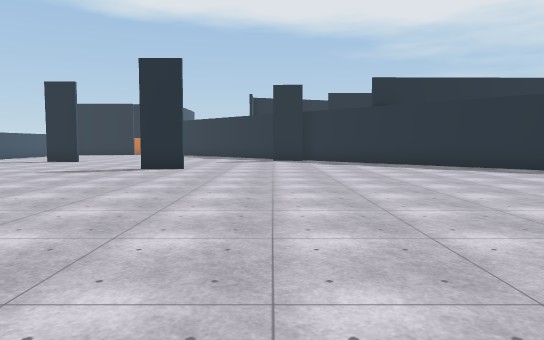
View 1 (above)

23 first-person views from a walk through a 3-D level made in the Unity game engine. The camera is 1.5 m above the floor, tilts 4° down and sees 70° across. The floor is counted in squares, 2 m on a side. Each view is taken from the middle of a square. On the plan, view 1 faces up. The plan holds only what a view shows up to about 12 squares ahead; the rest is blank. Some animated figures are not drawn. Some surface patterns are stand-ins.

View 2
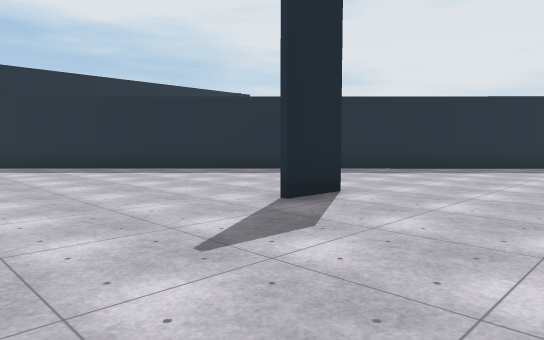

View 3
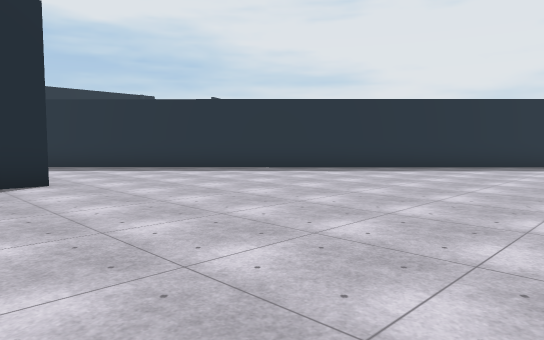

View 4
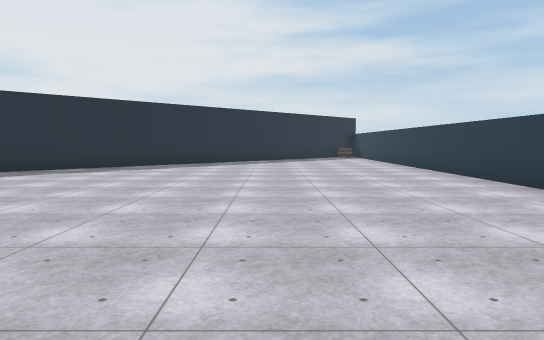

View 5
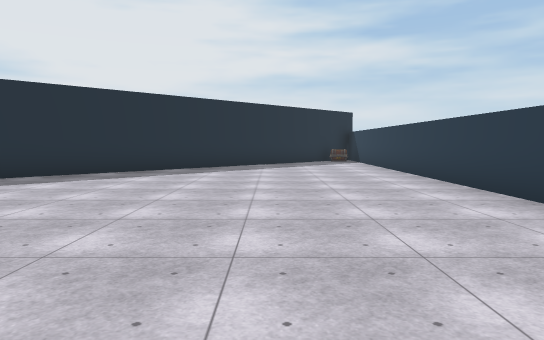

View 6
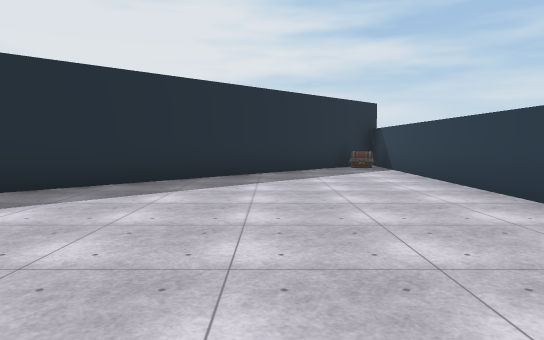

View 7
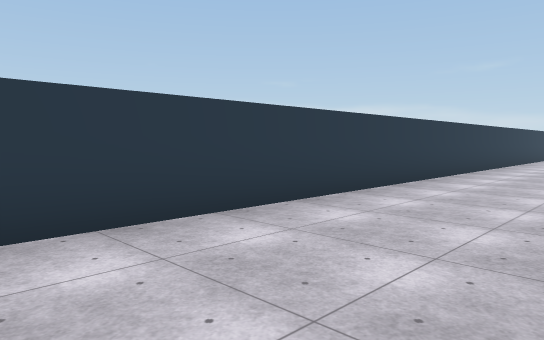

View 8
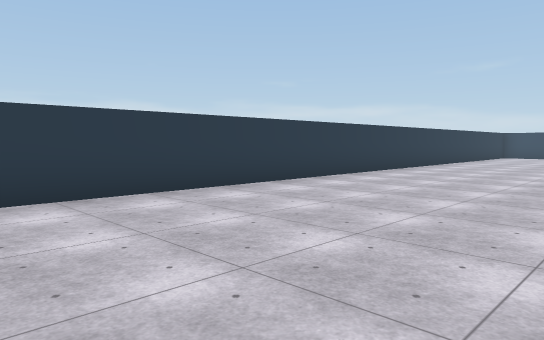

View 9
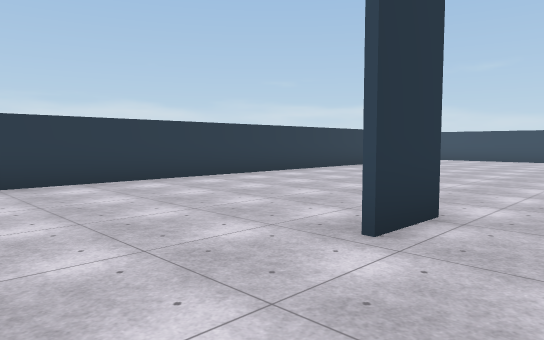

View 10
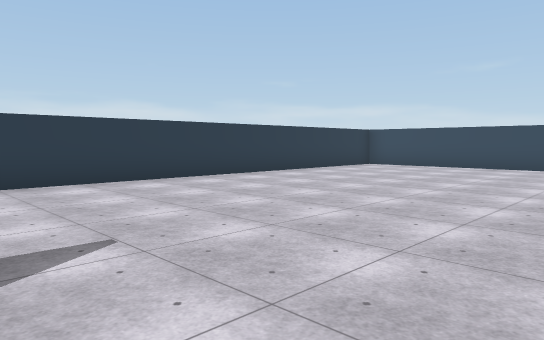

View 11
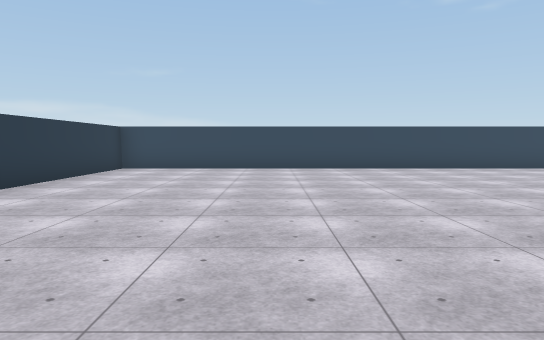

View 12
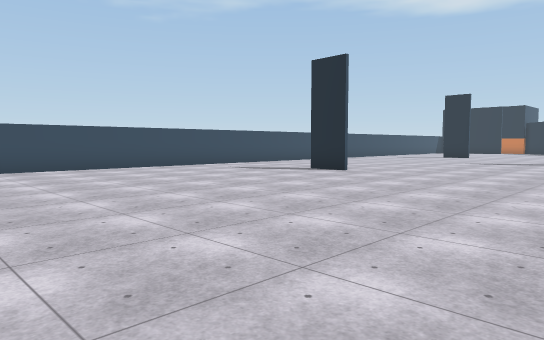

View 13
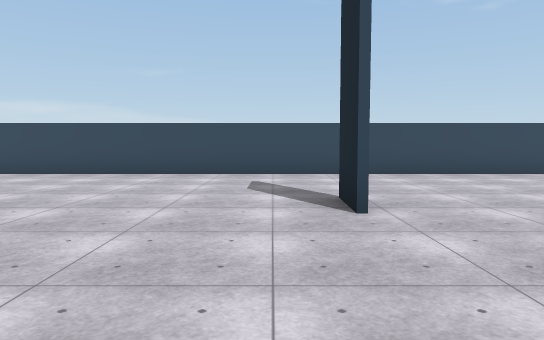

View 14
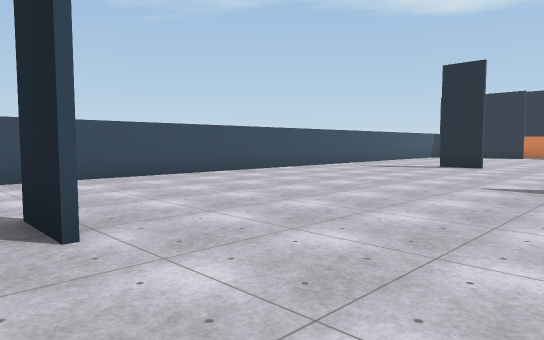

View 15
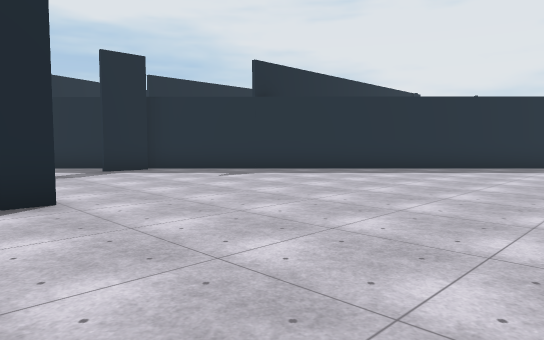

View 16
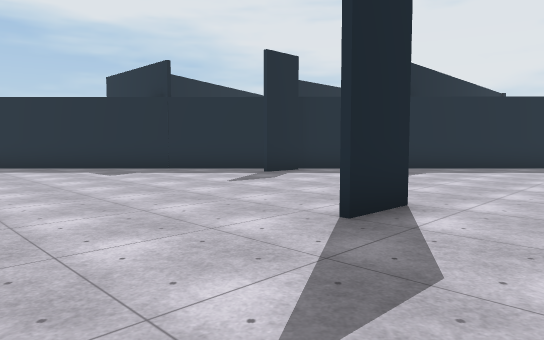

View 17
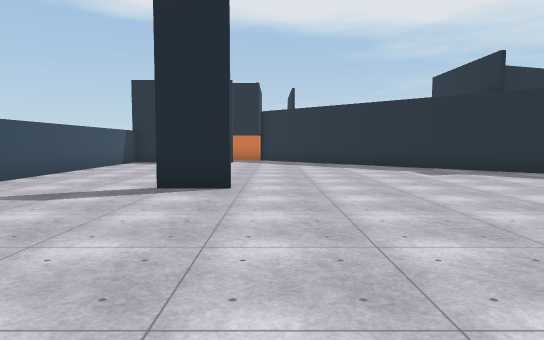

View 18
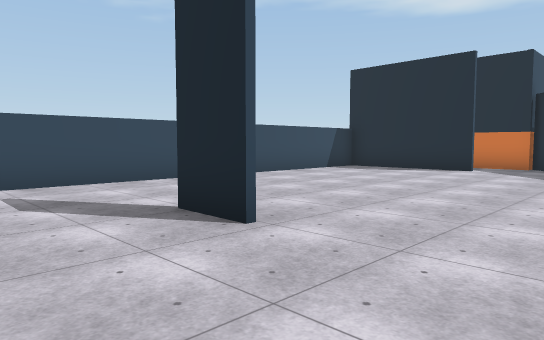

View 19
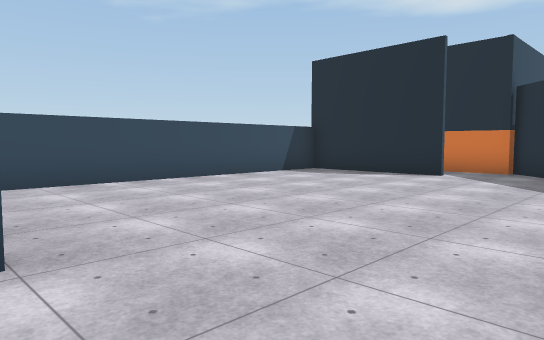

View 20
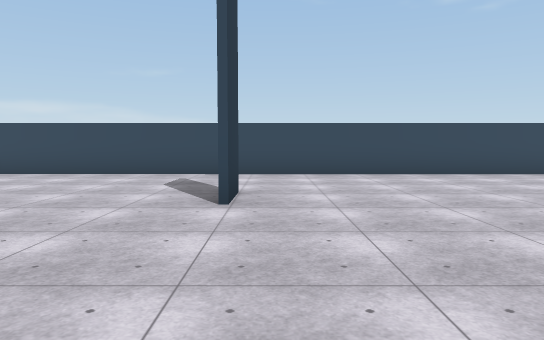

View 21
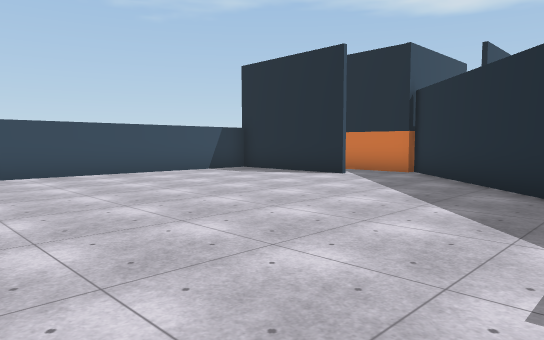

View 22
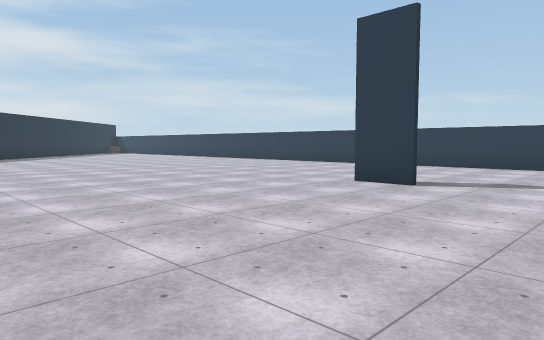

View 23
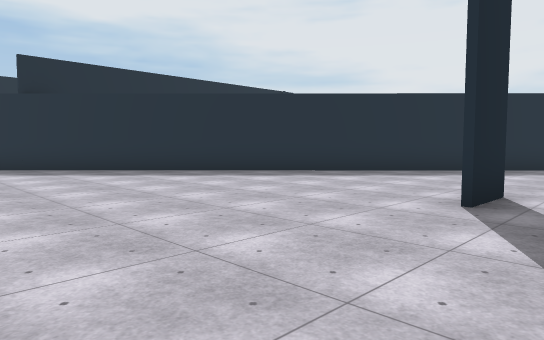

### Floor plan
Points are (right, up) in squares from view 1. A wall is a line through its corners. A room is listed if a view was taken in it or the views show most of it. See-through windows are left out.
Room 1 (views 1, 2, 3, 4, 5, 6, 7, 8, 9, 10, 11, 12, 13, 14, 15, 16, 17, 18, 19, 20, 21, 22, 23)
walls: (7.1, 3.5) (5.7, 3.5); (1, -3.6) (2.4, -3.6); (-7, 3.9) (-8.4, 3.9); (-2.5, 11.1) (-3.9, 11.2); (1.3, 16.2) (0, 16.2); (-7.6, 15.3) (-8.9, 15.4); (-8.9, 15.5) (-7.7, 15.5); (-8.4, 24) (-12.3, 24) (-12.3, -9.4) (26.1, -9.4); (26.1, -8.3) (-7.5, 25.7) (-7.5, 25.4) (-9.5, 25.4)

Where each view was taken, in squares from view 1:
view 1: 0 up, 0 right, facing up
view 2: 0 up, 2 right, facing up-right
view 3: 4 down, 5 right, facing up-right
view 4: 5 down, 6 right, facing right
view 5: 6 down, 10 right, facing right
view 6: 6 down, 14 right, facing right
view 7: 6 down, 15 right, facing down-left
view 8: 4 down, 9 right, facing down-left
view 9: 2 down, 5 right, facing down-left
view 10: 2 down, 0 right, facing down-left
view 11: 5 down, 1 left, facing left
view 12: 5 down, 1 left, facing up-left
view 13: 3 up, 3 left, facing left
view 14: 3 up, 4 left, facing up-left
view 15: 6 up, 4 left, facing up-right
view 16: 9 up, 7 left, facing up-right
view 17: 9 up, 7 left, facing up
view 18: 13 up, 5 left, facing up-left
view 19: 15 up, 5 left, facing up-left
view 20: 16 up, 3 left, facing left
view 21: 16 up, 3 left, facing up-left
view 22: 3 up, 2 left, facing down-right
view 23: 2 up, 1 right, facing up-right
